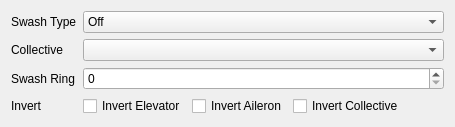
     <widget class="QWidget" name="tabHeli">
      <attribute name="title">
       <string>Heli Setup</string>
      </attribute>
      <layout class="QFormLayout" name="formLayout_2">
       <property name="fieldGrowthPolicy">
        <enum>QFormLayout::AllNonFixedFieldsGrow</enum>
       </property>
       <item row="0" column="0">
        <widget class="QLabel" name="label_103">
         <property name="text">
          <string>Swash Type</string>
         </property>
        </widget>
       </item>
       <item row="0" column="1">
        <widget class="QComboBox" name="swashTypeCB">
         <item>
          <property name="text">
           <string>Off</string>
          </property>
         </item>
         <item>
          <property name="text">
           <string>120</string>
          </property>
         </item>
         <item>
          <property name="text">
           <string>120X</string>
          </property>
         </item>
         <item>
          <property name="text">
           <string>140</string>
          </property>
         </item>
         <item>
          <property name="text">
           <string>90</string>
          </property>
         </item>
        </widget>
       </item>
       <item row="1" column="0">
        <widget class="QLabel" name="label_106">
         <property name="text">
          <string>Collective</string>
         </property>
        </widget>
       </item>
       <item row="1" column="1">
        <widget class="QComboBox" name="swashCollectiveCB"/>
       </item>
       <item row="2" column="0">
        <widget class="QLabel" name="label_107">
         <property name="text">
          <string>Swash Ring</string>
         </property>
        </widget>
       </item>
       <item row="2" column="1">
        <widget class="QSpinBox" name="swashRingValSB">
         <property name="suffix">
          <string/>
         </property>
         <property name="minimum">
          <number>0</number>
         </property>
         <property name="maximum">
          <number>100</number>
         </property>
         <property name="singleStep">
          <number>1</number>
         </property>
         <property name="value">
          <number>0</number>
         </property>
        </widget>
       </item>
       <item row="3" column="0">
        <widget class="QLabel" name="label_108">
         <property name="text">
          <string>Invert</string>
         </property>
        </widget>
       </item>
       <item row="3" column="1">
        <layout class="QGridLayout" name="gridLayout_20">
         <item row="0" column="0">
          <widget class="QCheckBox" name="swashInvertELE">
           <property name="text">
            <string>Invert Elevator</string>
           </property>
          </widget>
         </item>
         <item row="0" column="1">
          <widget class="QCheckBox" name="swashInvertAIL">
           <property name="text">
            <string>Invert Aileron</string>
           </property>
          </widget>
         </item>
         <item row="0" column="2">
          <widget class="QCheckBox" name="swashInvertCOL">
           <property name="text">
            <string>Invert Collective</string>
           </property>
          </widget>
         </item>
         <item row="0" column="3">
          <spacer name="horizontalSpacer_7">
           <property name="orientation">
            <enum>Qt::Horizontal</enum>
           </property>
           <property name="sizeHint" stdset="0">
            <size>
             <width>40</width>
             <height>20</height>
            </size>
           </property>
          </spacer>
         </item>
        </layout>
       </item>
      </layout>
     </widget>
